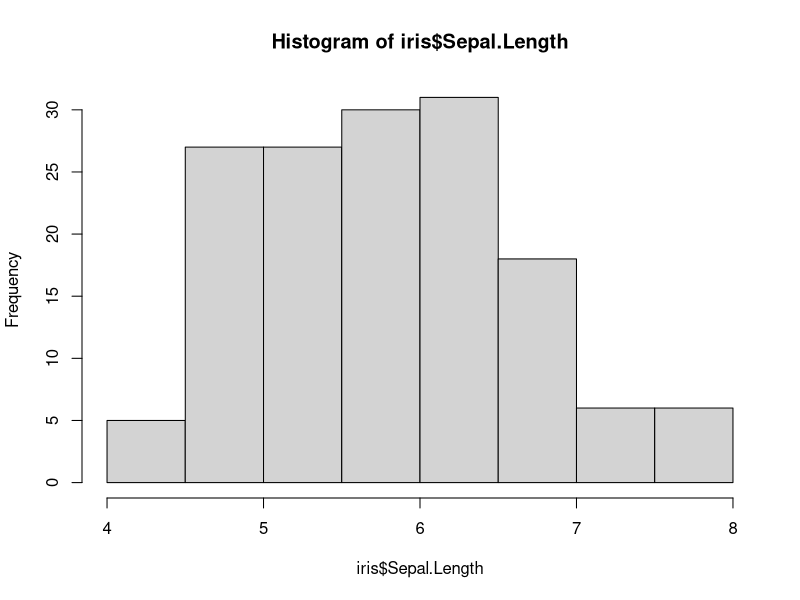
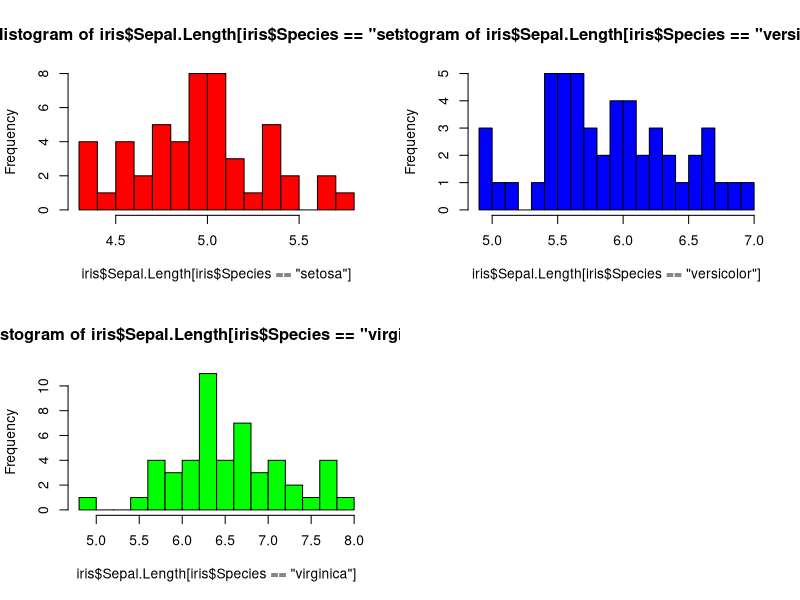
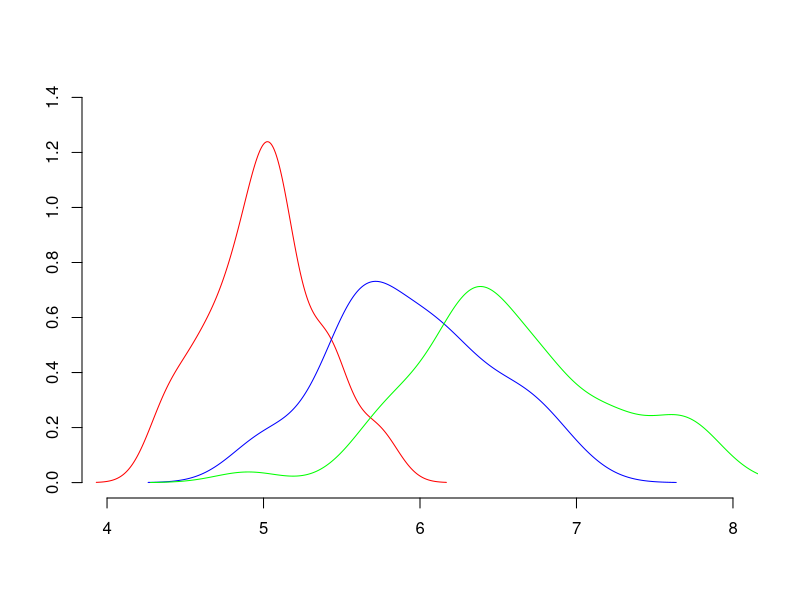
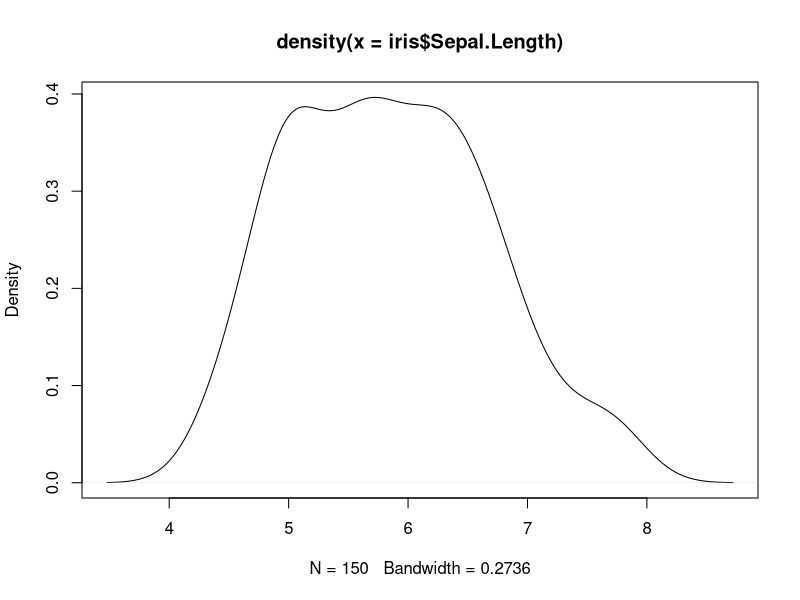

Write the R code that produced these figures, in order.
###Slide 31###
###Statistical tests###
#Iris data set

#Use the summary() function to view some information about each column.
#Since "Species" is a character vector we just get a count of each species
summary(iris)

#Visualise the distribution of Sepal.Length , stratified by species
hist(iris$Sepal.Length)

#This way makes 3 histograms next to each other
par(mfrow=c(2,2))
hist(iris$Sepal.Length[iris$Species == "setosa"], breaks = 20, col = "red")
hist(iris$Sepal.Length[iris$Species == "versicolor"], breaks = 20, col = "blue")
hist(iris$Sepal.Length[iris$Species == "virginica"], breaks = 20, col = "green")
par(mfrow=c(1,1))

#This way makes a plot and then uses lines to add the additional data
plot.new() #Create a new empty plotting window
#Calculate the range of Sepal.Length
range(iris$Sepal.Length)
#Set appropriate size of the axis
plot.window(xlim = c(4, 8), ylim = c(0, 1.4))
lines(density(iris$Sepal.Length[iris$Species == "setosa"]), col = "red")
lines(density(iris$Sepal.Length[iris$Species == "versicolor"]), col = "blue")
lines(density(iris$Sepal.Length[iris$Species == "virginica"]), col = "green")
#draw the axes and specify the tick marks
axis(side = 1, at = seq(4, 8))
axis(side = 2, at = seq(0, 1.4, 0.2))

#Is Sepal.Length length normally distributed? Overall? Within each species
#First get an idea of the data by plotting
plot(density(iris$Sepal.Length))
#Perform the shapiro test
shapiro.test(iris$Sepal.Length)
#p<0.05
#reject the null hypothesis that the data are normally distributed

shapiro.test(iris$Sepal.Length[iris$Species == "setosa"])
shapiro.test(iris$Sepal.Length[iris$Species == "versicolor"])
shapiro.test(iris$Sepal.Length[iris$Species == "virginica"])
#for all these, p>0.05 so we accept the hypothesis that the data are normally distributed

#Is there a significant variation of Sepal.Length between the various species?
#We can use ANOVA since the three datasets are normally distributed
#Kruskal_wallace test first (to show why not to do it??)

#iris data is already a df
iris$Sepal.Length
#explain the sepal length for each species
#SO in the first part you specify the columns, then in the second part you put what is the df (i.e. iris)
anova_iris <- aov(Sepal.Length ~ Species, data = iris)
summary(anova_iris)
#This tells us that p<2e-16
#It doesn't tell us where the difference is, so we may also want to peform a post-hoc analysis
#Run t-tests between each pair of species
t.test((iris$Sepal.Length[iris$Species == "setosa"]), (iris$Sepal.Length[iris$Species == "versicolor"]))
t.test((iris$Sepal.Length[iris$Species == "setosa"]), (iris$Sepal.Length[iris$Species == "virginica"]))
t.test((iris$Sepal.Length[iris$Species == "versicolor"]), (iris$Sepal.Length[iris$Species == "virginica"]))
#We could do this using a Tukey test as well
tukey_iris <- TukeyHSD(anova_iris)
View(tukey_iris$Species)
#Tukey output is a list, but we can view just the Species column to make it a better view
#These show that all comparisons are significant


